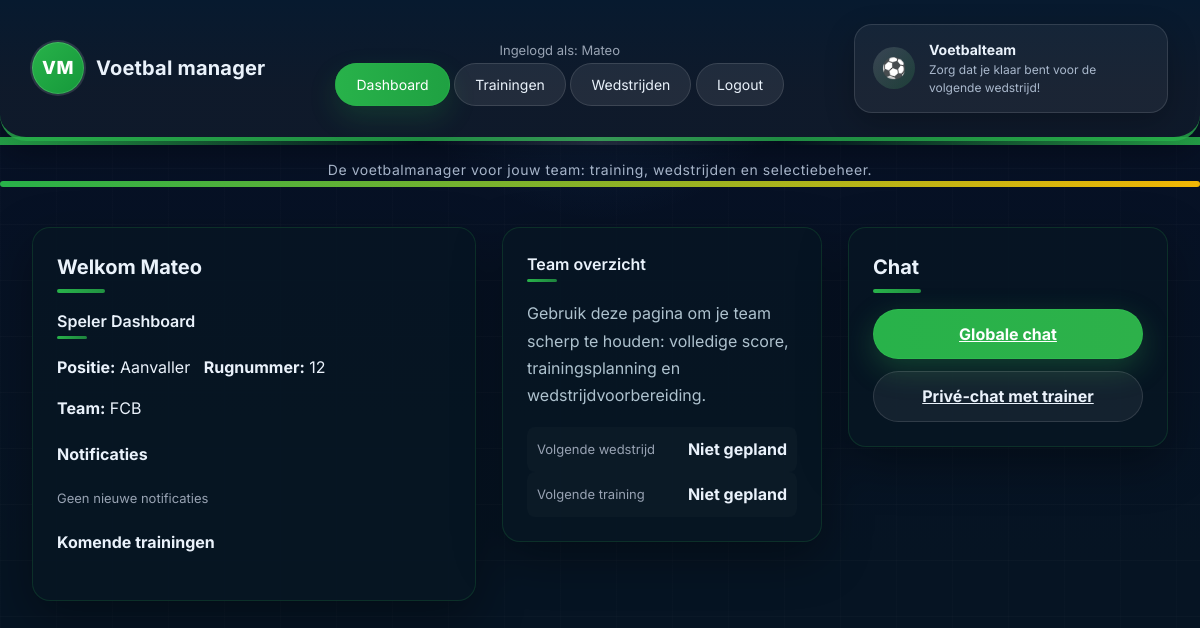
Page /dashboard (signed in) on the earlier database version.
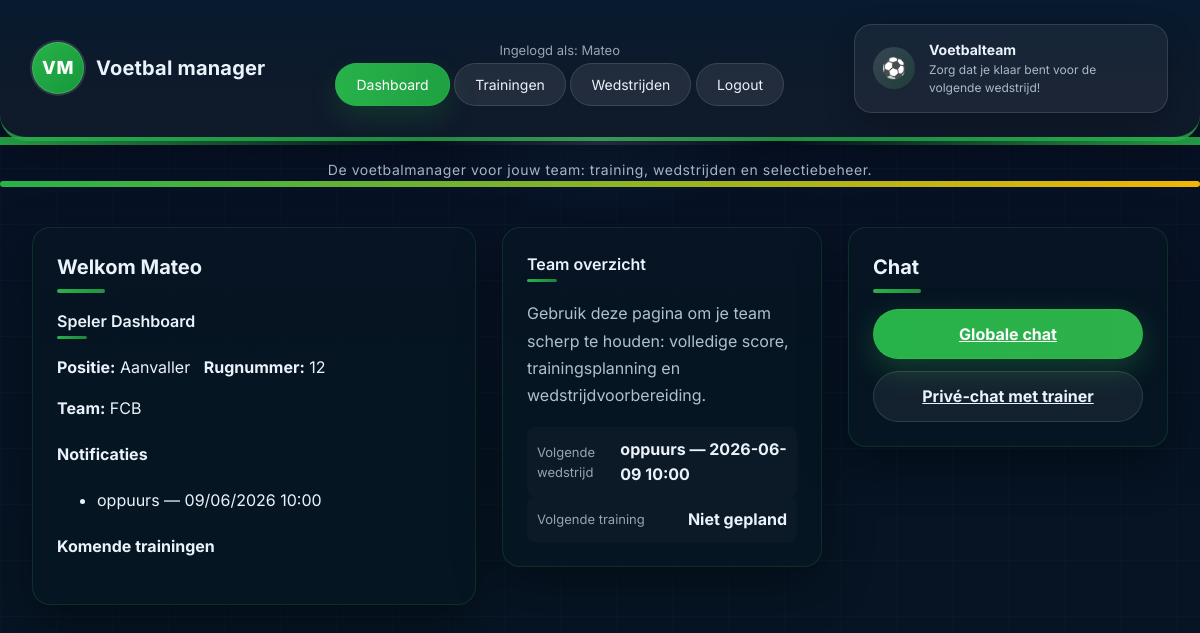
Same page on the later database version.
### tables this page shows
CREATE TABLE wedstrijden (
                id INTEGER PRIMARY KEY AUTOINCREMENT,
                tegenstander TEXT NOT NULL,
                datum TEXT,
                tijd TEXT,
                locatie TEXT,
                thuis_uit TEXT,
                resultaat TEXT
            );

### dashboard.py (the view, shortened to what this page needs)
@dashboard_bp.route("/dashboard", endpoint="dashboard")
@login_required
def dashboard():
    role = session.get("role")
    next_match = get_next_event("wedstrijden")
    next_training = get_next_event("trainingen")
    speler_id = session.get("speler_id")
    speler = query_db("SELECT * FROM spelers WHERE id=?", (speler_id,), one=True)
    now = datetime.now()
    today = now.strftime("%Y-%m-%d")
    current_time = now.strftime("%H:%M")
    trainingen = query_db(
        "SELECT * FROM trainingen WHERE datum > ? OR (datum = ? AND tijd > ?) ORDER BY datum, tijd LIMIT 5",
        (today, today, current_time)
    )
    wedstrijden = query_db(
        "SELECT * FROM wedstrijden WHERE datum > ? OR (datum = ? AND tijd > ?) ORDER BY datum, tijd LIMIT 5",
        (today, today, current_time)
    )
    meldingen = query_db(
        "SELECT w.* FROM wedstrijden w "
        "JOIN wedstrijd_spelers ws ON w.id = ws.wedstrijd_id "
        "WHERE (w.datum > ? OR (w.datum = ? AND w.tijd > ?)) AND ws.speler_id = ? "
        "ORDER BY w.datum, w.tijd",
        (today, today, current_time, speler_id),
    )
    return render_template(
        "basis/dashboard.html",
        role=role,
        speler=speler,
        trainingen=trainingen,
        wedstrijden=wedstrijden,
        meldingen=meldingen,
        next_match=next_match,
        next_training=next_training,
    )

### app.py (called while the page is built)
def format_date(value):
    if not value:
        return ""
    try:
        parsed = datetime.strptime(value, "%Y-%m-%d")
        return parsed.strftime("%d/%m/%Y")
    except ValueError:
        return value

### auth.py (called while the page is built)
def login_required(f):
    @wraps(f)
    def wrapper(*args, **kwargs):
        if "user" not in session:
            return redirect(url_for("auth.login"))
        return f(*args, **kwargs)
    return wrapper

### dashboard.py (called while the page is built)
def get_next_event(table, date_col="datum", time_col="tijd", desc_col=None):
    now = datetime.now()
    today = now.strftime("%Y-%m-%d")
    current_time = now.strftime("%H:%M")
    query = f"""
        SELECT * FROM {table}
        WHERE {date_col} > ?
           OR ({date_col} = ? AND {time_col} > ?)
        ORDER BY {date_col}, {time_col}
        LIMIT 1
    """
    event = query_db(query, (today, today, current_time), one=True)
    if event:
        if table == "wedstrijden":
            return f"{event['tegenstander']} — {event['datum']} {event['tijd']}"
        else:  # trainingen
            return f"{event['titel']} — {event['datum']} {event['tijd']}"
    return None

### templates/basis/dashboard.html (shortened to what this page needs)
{% extends 'basis/base.html' %}
{% block content %}
<div class="layout">
    <div>
        <div class="panel card">
            <h2>Welkom {{ session.user }}</h2>
            {% if role == "trainer" %}
                <h3>Trainer Dashboard</h3>
                <div class="form-row">
                    <div class="stat"><div class="label">Spelers</div><div class="value">{{ spelers_count }}</div></div>
                    <div class="stat"><div class="label">Trainingen</div><div class="value">{{ trainingen_count }}</div></div>
                    <div class="stat"><div class="label">Wedstrijden</div><div class="value">{{ wedstrijden_count }}</div></div>
                </div>
                <div style="margin-top:16px;display:flex;flex-wrap:wrap;gap:10px;">
                    <a class="btn btn-primary" href="{{ url_for('players.players_list') }}">Spelers beheren</a>
                    <a class="btn btn-ghost" href="{{ url_for('training.training_list') }}">Trainingen</a>
                </div>
            {% else %}
                <h3>Speler Dashboard</h3>
                <p><strong>Positie:</strong> {{ speler.positie }} &nbsp; <strong>Rugnummer:</strong> {{ speler.rugnummer }}</p>
                <p><strong>Team:</strong> {{ speler.team }}</p>
                <h4>Notificaties</h4>
                {% if meldingen %}
                    <ul>
                        {% for m in meldingen %}
                            <li>{{ m.tegenstander }} — {{ m.datum | datetimeformat }} {{ m.tijd }}</li>
                        {% endfor %}
                    </ul>
                {% else %}
                    <p class="muted small">Geen nieuwe notificaties</p>
                {% endif %}
                <h4>Komende trainingen</h4>
            {% endif %}
        </div>
    </div>
    <aside class="sidebar">
        <div class="panel card football-aside">
            <h3>Team overzicht</h3>
            <div class="sidebar-section">
                <p>Gebruik deze pagina om je team scherp te houden: volledige score, trainingsplanning en wedstrijdvoorbereiding.</p>
            </div>
            <div class="sidebar-section">
                <div class="stat"><div class="label">Volgende wedstrijd</div><div class="value">{{ next_match or 'Niet gepland' }}</div></div>
                <div class="stat"><div class="label">Volgende training</div><div class="value">{{ next_training or 'Niet gepland' }}</div></div>
            </div>
        </div>
    </aside>
</div>
{% endblock %}

Differences in the rows shown:
added wedstrijden: tegenstander "oppuurs", datum "09/06/2026", tijd "10:00"
Other differences:
{{ next_match or 'Niet gepland' }}: "Niet gepland" → "oppuurs — 2026-06-09 10:00"
text no longer shown: "Geen nieuwe notificaties"
